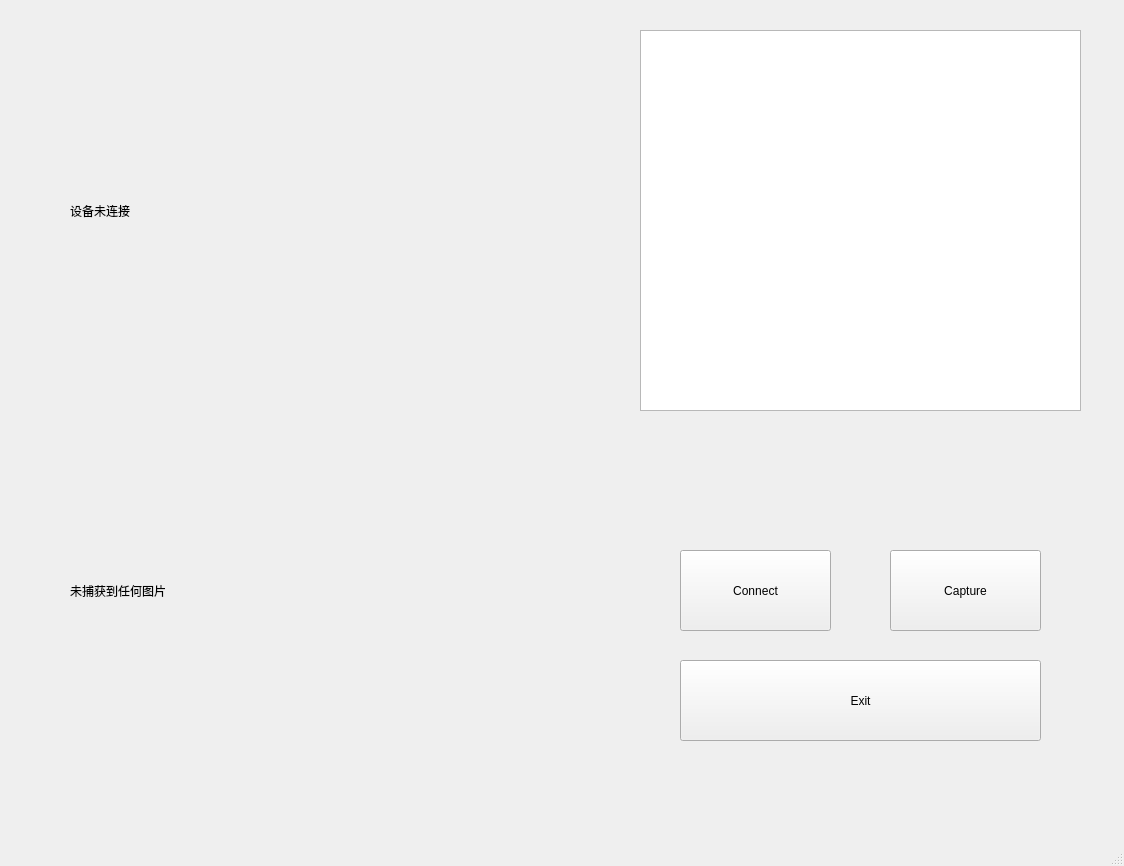
<?xml version="1.0" encoding="UTF-8"?>
<ui version="4.0">
 <class>MainWindow</class>
 <widget class="QMainWindow" name="MainWindow">
  <property name="geometry">
   <rect>
    <x>0</x>
    <y>0</y>
    <width>1124</width>
    <height>866</height>
   </rect>
  </property>
  <property name="windowTitle">
   <string>MainWindow</string>
  </property>
  <widget class="QWidget" name="centralwidget">
   <widget class="QLabel" name="video_label">
    <property name="geometry">
     <rect>
      <x>70</x>
      <y>40</y>
      <width>531</width>
      <height>341</height>
     </rect>
    </property>
    <property name="text">
     <string>设备未连接</string>
    </property>
   </widget>
   <widget class="QLabel" name="picture_label">
    <property name="geometry">
     <rect>
      <x>70</x>
      <y>420</y>
      <width>534</width>
      <height>341</height>
     </rect>
    </property>
    <property name="text">
     <string>未捕获到任何图片</string>
    </property>
   </widget>
   <widget class="QPushButton" name="capture_btn">
    <property name="geometry">
     <rect>
      <x>890</x>
      <y>550</y>
      <width>151</width>
      <height>81</height>
     </rect>
    </property>
    <property name="toolTip">
     <string>&lt;html&gt;&lt;head/&gt;&lt;body&gt;&lt;p&gt;捕获视频中的当前帧&lt;/p&gt;&lt;/body&gt;&lt;/html&gt;</string>
    </property>
    <property name="text">
     <string>Capture</string>
    </property>
   </widget>
   <widget class="QTableWidget" name="recog_tbl">
    <property name="enabled">
     <bool>true</bool>
    </property>
    <property name="geometry">
     <rect>
      <x>640</x>
      <y>30</y>
      <width>441</width>
      <height>381</height>
     </rect>
    </property>
    <property name="gridStyle">
     <enum>Qt::SolidLine</enum>
    </property>
    <property name="sortingEnabled">
     <bool>false</bool>
    </property>
   </widget>
   <widget class="QPushButton" name="exit_btn">
    <property name="geometry">
     <rect>
      <x>680</x>
      <y>660</y>
      <width>361</width>
      <height>81</height>
     </rect>
    </property>
    <property name="toolTip">
     <string>&lt;html&gt;&lt;head/&gt;&lt;body&gt;&lt;p&gt;退出应用&lt;/p&gt;&lt;/body&gt;&lt;/html&gt;</string>
    </property>
    <property name="text">
     <string>Exit</string>
    </property>
   </widget>
   <widget class="QPushButton" name="connect_btn">
    <property name="geometry">
     <rect>
      <x>680</x>
      <y>550</y>
      <width>151</width>
      <height>81</height>
     </rect>
    </property>
    <property name="toolTip">
     <string>&lt;html&gt;&lt;head/&gt;&lt;body&gt;&lt;p&gt;捕获视频中的当前帧&lt;/p&gt;&lt;/body&gt;&lt;/html&gt;</string>
    </property>
    <property name="text">
     <string>Connect</string>
    </property>
   </widget>
  </widget>
  <widget class="QMenuBar" name="menubar">
   <property name="geometry">
    <rect>
     <x>0</x>
     <y>0</y>
     <width>1124</width>
     <height>23</height>
    </rect>
   </property>
  </widget>
  <widget class="QStatusBar" name="statusbar"/>
 </widget>
 <resources/>
 <connections/>
</ui>
